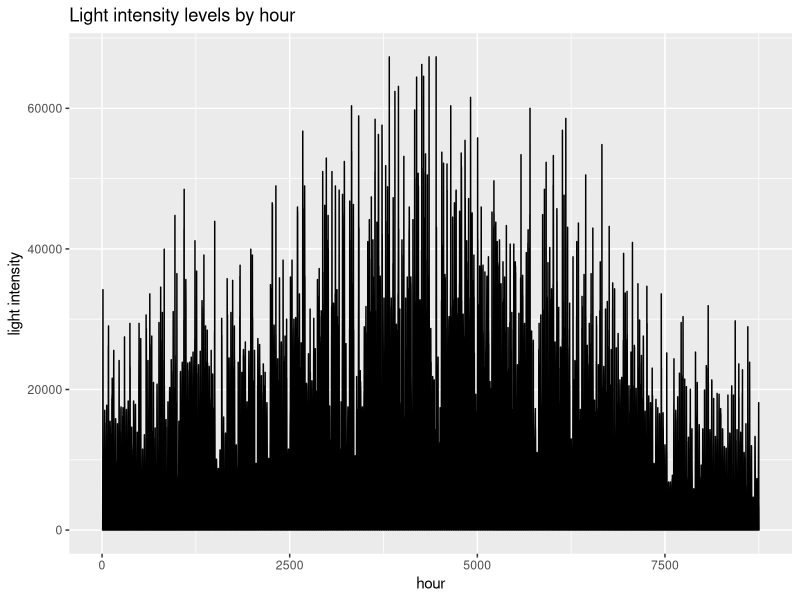
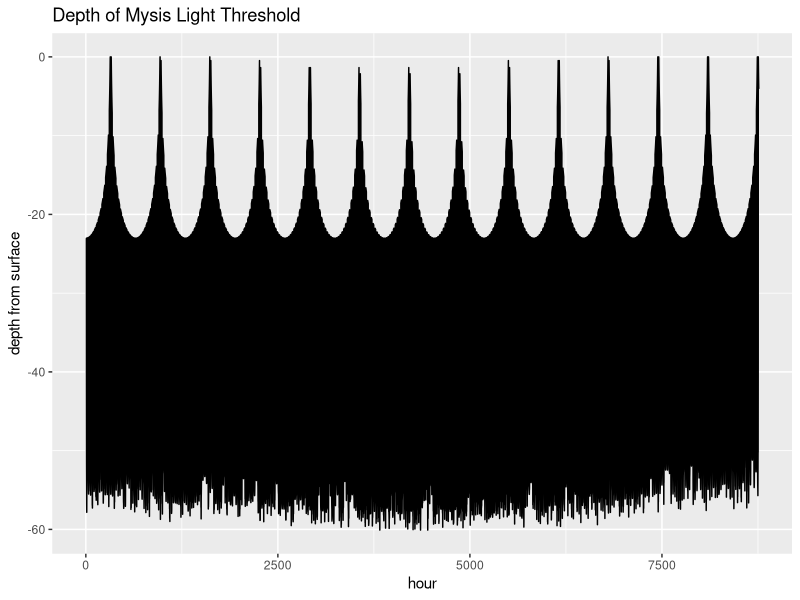
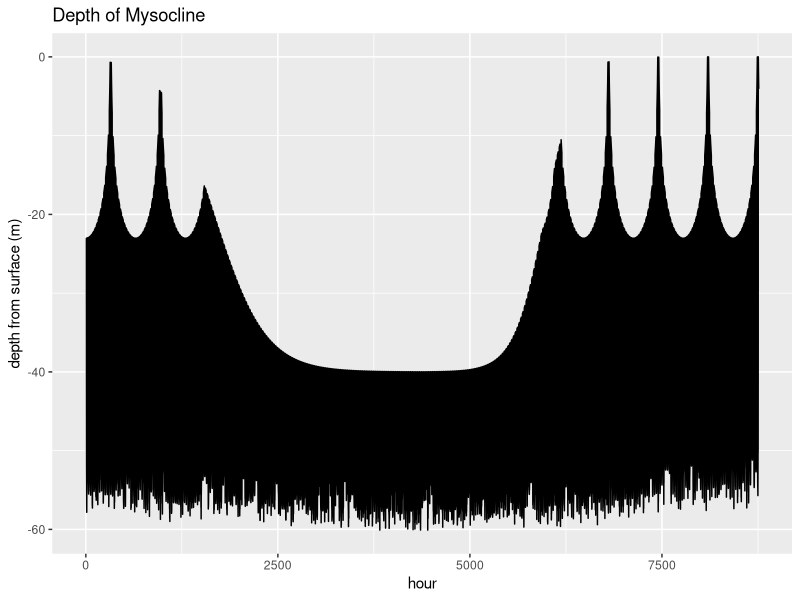
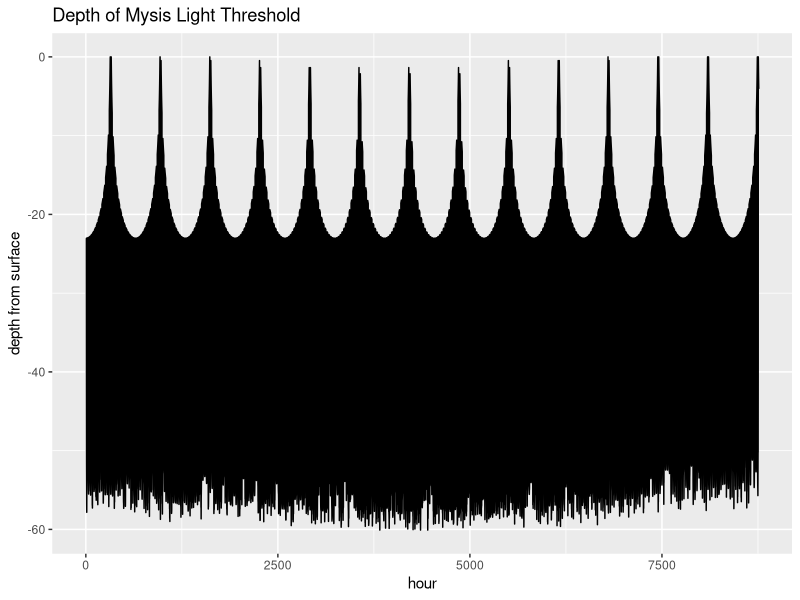
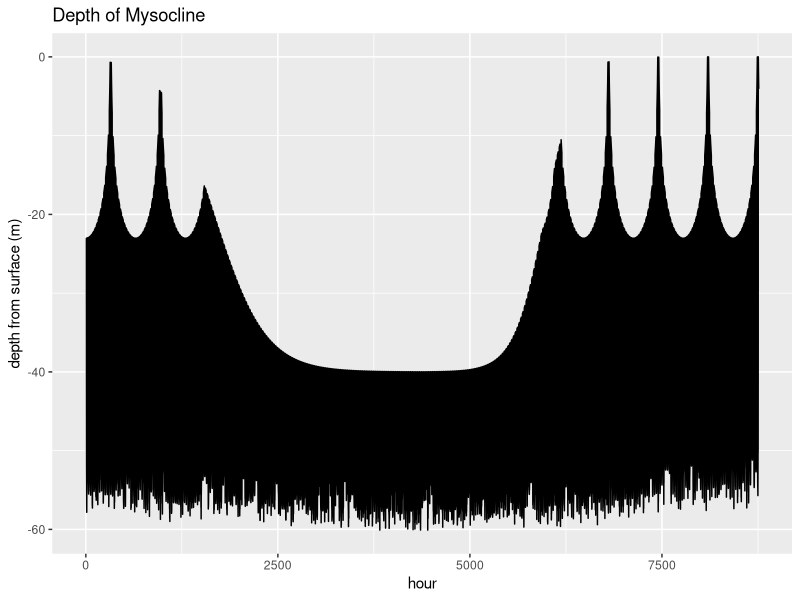

These figures' R source, in order:
## ---- chunk 1
setwd("/Users/Nick/mysisModeling")
library(ggplot2)
depthData = read.csv("data/Depth_Thermocline_Hour.csv")$dist
lightData = read.csv("data/light_day_moon_hour.csv")$x
hours = 1:(365*24)
## ---- chunk 2
lightDataDf = as.data.frame(cbind(hours, lightData))
m = ggplot(lightDataDf, aes(x = hours, y = lightData)) + geom_line() 
m + labs(title = "Light intensity levels by hour", x = "hour", y = "light intensity")
## ---- chunk 3
lightDepth = function(surfaceLight){
  
  k   = 0.3  #extinction coefficient
  I_x = 0.001 #Mysis light threshold (paper quotes between 10^-2 and 10^-4)
  
  distance = (1/k) * (log(surfaceLight) - log(I_x))
  if (distance < 0){ distance = 0 }
  return(distance)
}

## ---- chunk 4
isocline = NULL
for (hour in lightData){
  if (hour == 0){
    isocline = c(isocline, 0) #logs dont play nice with 0s
  } else {
    isocline = c(isocline, lightDepth(hour))
  }
}

isoclineDf = as.data.frame(cbind(hours, isocline))
m = ggplot(isoclineDf, aes(x = hours, y = -isocline)) + geom_line()
m + labs(title = "Depth of Mysis Light Threshold", x = "hour", y = "depth from surface")
setwd("/Users/Nick/mysisModeling/paperMaterials/figures")
ggsave(filename = "pres_lightThreshold.pdf", width = 6, height = 2.5)

## ---- chunk 5
mysocline = NULL
for (i in 1:(24*365)){
  if (depthData[i] > isocline[i]){
    mysocline = c(mysocline, depthData[i])
  } else {
    mysocline = c(mysocline, isocline[i])
  }
}

mysoclineDf = as.data.frame(cbind(hours, mysocline))
m = ggplot(mysoclineDf, aes(x = hours, y = -mysocline)) + geom_line()
m = m + labs(title = "Depth of Mysocline", x = "hour", y = "depth from surface (m)") 
m
setwd("/Users/Nick/mysisModeling/paperMaterials/figures")
ggsave(filename = "pres_mysocline.pdf", width = 6, height = 2.5)

#write.csv(mysocline, "data/mysocline_hour.csv", row.names=FALSE)
